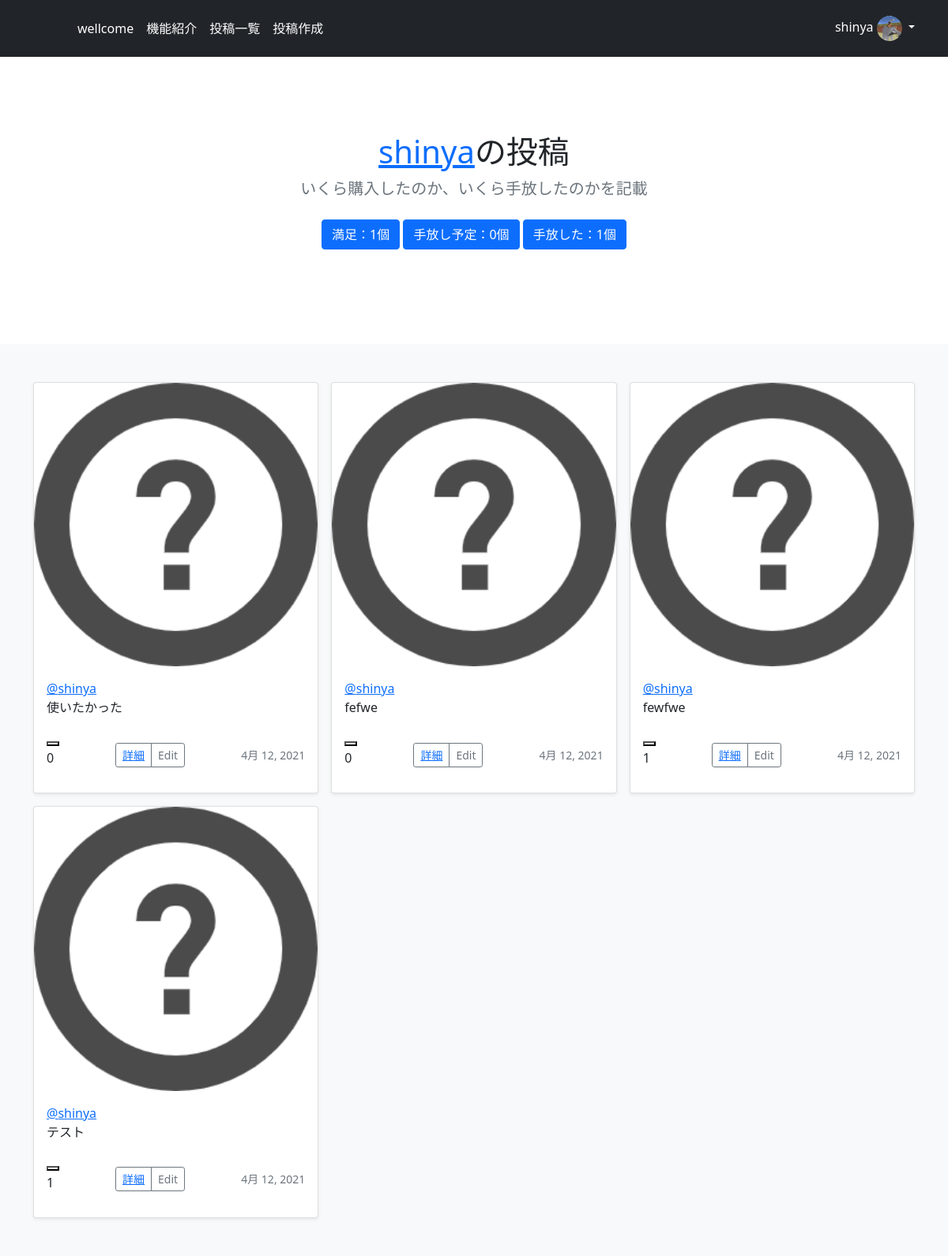
Before: /user_posts/1 (signed in) with the older database file.
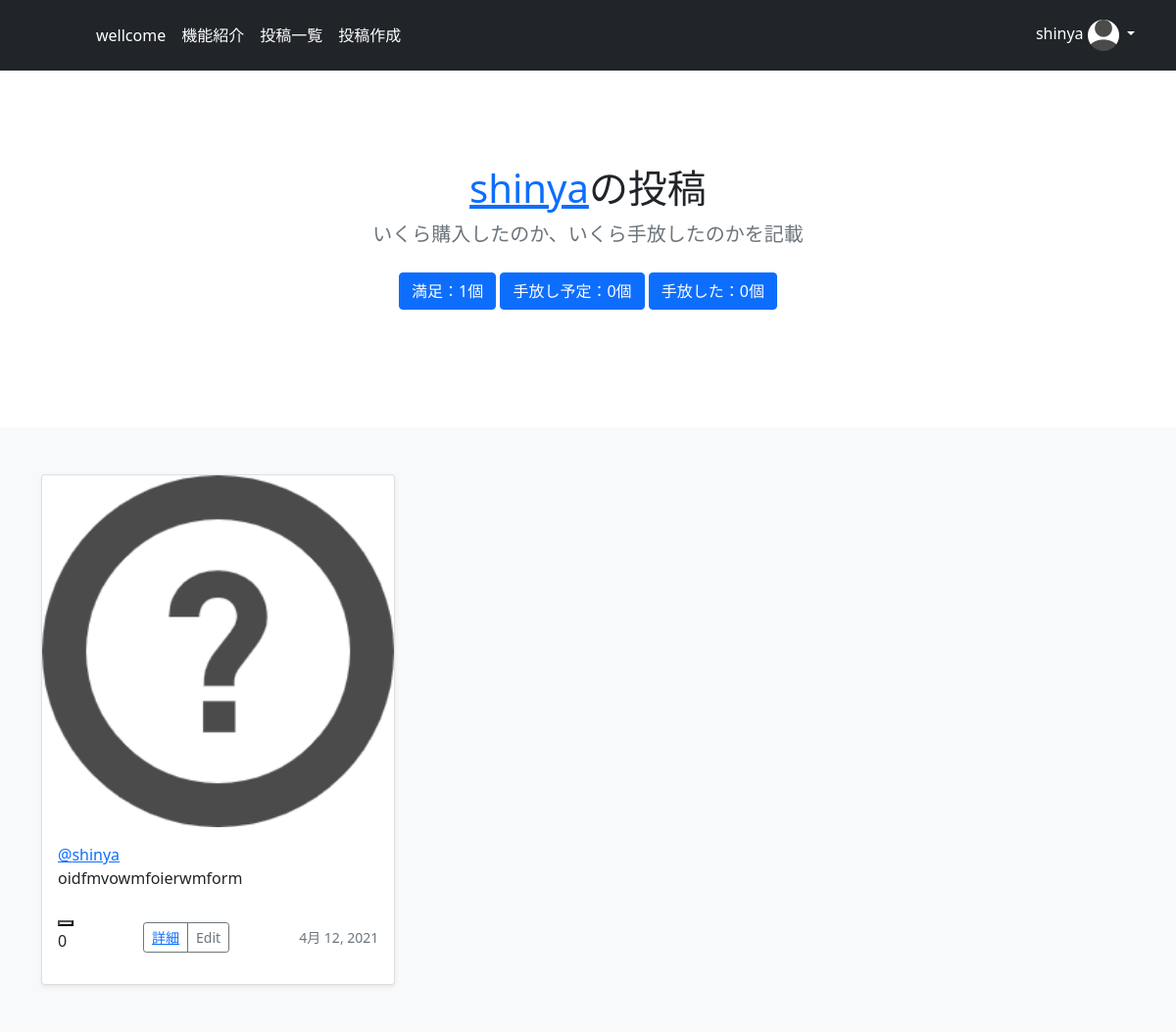
After: the same page with the newer database file.
### minimal/models.py (models this page shows, shortened)
class CustomUser(AbstractUser):
    image = models.ImageField(upload_to='', blank=True, null=True, verbose_name='プロフィール画像', default='default_user_icon.jpeg')

class MinimalModel(models.Model):
    title = models.CharField(max_length=100)
    author = models.ForeignKey(get_user_model(), on_delete=models.CASCADE)
    buy_reason = models.TextField()
    sell_reason = models.TextField(null=True, blank=True)
    status = models.ForeignKey(ThingStatus, verbose_name='物の状況', on_delete=models.PROTECT)
    obj_image = models.ImageField(upload_to='', blank=True, null=True, default='default_thing_icon.png')
    buy_date = models.DateField()
    buy_price = models.IntegerField()
    sell_price = models.IntegerField(null=True, blank=True)
    nice_throw = models.IntegerField(null=True, blank=True)

### minimal/views.py (the view)
# urls.py: path('user_posts/<int:pk>', views.user_posts, name='user_posts'),
def user_posts(request, pk):
    context = user_posts_base(pk)
    return render(request, 'user_posts.html', context)

### minimal/views.py (called while the page is built)
def user_posts_base(pk):
    user = get_object_or_404(CustomUser, pk=pk)
    object_list = MinimalModel.objects.filter(author=user)
    satisfied_list = MinimalModel.objects.filter(author=user, status__name='満足')
    planed_list = MinimalModel.objects.filter(author=user, status__name='手放すかも')
    threw_list = MinimalModel.objects.filter(author=user, status__name='手放した')
    context = {
        'user': user,
        'object_list': object_list,
        'satisfied_list': satisfied_list,
        'planed_list': planed_list,
        'threw_list': threw_list,
    }
    return context

### templates/user_posts.html
{% extends 'base.html' %}
{% block header %}
  <section class="py-5 text-center container">
    <div class="row py-lg-5">
      <div class="col-lg-6 col-md-8 mx-auto">
        <h1 class="fw-light"><a href="{% url 'user_posts' user.id %}">{{ user.username }}</a>の投稿</h1>
        <p class="lead text-muted">いくら購入したのか、いくら手放したのかを記載</p>
        <p>
          <a href="{% url 'user_posts_satisfied' user.id %}" class="btn btn-primary my-2">満足：{{ satisfied_list.count }}個</a>
          <a href="{% url 'user_posts_planed' user.id %}" class="btn btn-primary my-2">手放し予定：{{ planed_list.count }}個</a>
          <a href="{% url 'user_posts_threw' user.id %}" class="btn btn-primary my-2">手放した：{{ threw_list.count }}個</a>
        </p>
      </div>
    </div>
  </section>
{% endblock header %}
{% block content %}
  <div class="album py-5 bg-light">
    <div class="container">
        <div class="row row-cols-1 row-cols-sm-2 row-cols-md-3 g-3">
    {% for object in object_list %}
    <div class="col">
          <div class="card shadow-sm">
            <img class="bd-placeholder-img card-img-top" width="100%" height="100%" src="{{ object.obj_image.url }}">
            <div class="card-body">
            <a href="{% url 'user_posts' object.author.id %}">@{{ object.author }}</a>
              <p class="card-text">{{ object.buy_reason }}</p>
              <div class="d-flex justify-content-between align-items-center">
              <div class="like-outer">
                    {% include 'like.html' %}
              </div>
                <div class="btn-group">
                  <button type="button" class="btn btn-sm btn-outline-secondary"><a href="{% url 'detail' object.pk %}">詳細</a></button>
                  <button type="button" class="btn btn-sm btn-outline-secondary">Edit</button>
                </div>
                <small class="text-muted">{{ object.buy_date }}</small>
              </div>
            </div>
          </div>
        </div>
    {% endfor %}
    </div>
{% endblock content %}

### templates/base.html (shortened to what this page needs)
{% load static %}
<!doctype html>
<html lang="ja">
  <head>
    <link href="https://cdn.jsdelivr.net/npm/bootstrap@5.0.0-beta1/dist/css/bootstrap.min.css" rel="stylesheet">
    {% block customcss %}
    <link href="{% static 'header.css' %}" rel="stylesheet">
    {% endblock customcss %}
  </head>
  <body>
    <header class="p-3 bg-dark text-white">
      <div class="container">
        <div class="d-flex flex-wrap align-items-center justify-content-center justify-content-lg-start">
          <a href="/" class="d-flex align-items-center mb-2 mb-lg-0 text-white text-decoration-none">
          <svg class="bi me-2" width="40" height="32"><use xlink:href="#bootstrap"/></svg>
          </a>
          <ul class="nav col-12 col-lg-auto me-lg-auto mb-2 justify-content-center mb-md-0">
            <li><a href="{% url 'index' %}" class="nav-link px-2 text-white">wellcome</a></li>
            <li><a href="#" class="nav-link px-2 text-white">機能紹介</a></li>
            <li><a href="{% url 'list' %}" class="nav-link px-2 text-white">投稿一覧</a></li>
            {% if request.user.is_authenticated %}
            <li><a href="{% url 'create' %}" class="nav-link px-2 text-white">投稿作成</a></li>
            {% endif %}
          </ul>
      {% if request.user.is_authenticated %}
          <div class="dropdown text-end">
            <a href="#" class="d-block link-dark text-decoration-none dropdown-toggle" id="dropdownUser1" data-bs-toggle="dropdown" aria-expanded="false">
            {{ request.user }}
            <img src="{{ request.user.image.url }}" alt="mdo" width="32" height="32" class="rounded-circle">
            </a>
          </div>
      {% else %}
          <div class="text-end">
            <a href="{% url 'login' %}"><button type="button" class="btn btn-outline-light me-2">Login</button></a>
            <a href="{% url 'signup' %}"><button type="button" class="btn btn-warning">Sign-up</button></a>
          </div>
      {% endif %}
        </div>
      </div>
    </header>
    {% block header %}
    {% endblock header %}
    {% block content %}
    {% endblock content %}
</body>

### templates/like.html (shortened to what this page needs)
{% if user.is_authenticated %}
<form action="{% url 'like' %}" method="POST">
    {% if object.id in liked_list %}
        <button id="like" name="{{ object.id }}"><i class="fas fa-lg fa-heart like-red"></i></button>
    {% else %}
        <button id="like" name="{{ object.id }}"></button>
    {% endif %}
</form>
<p name="{{ object.id }}-count" class="count"> {{ object.like_set.count }} </p>
{% else %}
<p id="like" name="{{ object.id }}"><i class="fas fa-lg fa-heart like-red"></i>アイコンを挿入</p>
<p name="{{ object.id }}-count" class="count"> {{ object.like_set.count }} </p>
{% endif %}

Changed rows visible on the page:
removed MinimalModel: obj_image (placeholder picture), author "shinya", buy_reason "使いたかった", like_set.count "0", buy_date "4月 12, 2021"
removed MinimalModel: obj_image (placeholder picture), author "shinya", buy_reason "fefwe", like_set.count "0", buy_date "4月 12, 2021"
removed MinimalModel: obj_image (placeholder picture), author "shinya", buy_reason "fewfwe", like_set.count "1", buy_date "4月 12, 2021"
removed MinimalModel: obj_image (placeholder picture), author "shinya", buy_reason "テスト", like_set.count "1", buy_date "4月 12, 2021"
changed CustomUser "shinya": user.image: picture removed, a placeholder shows
added MinimalModel: obj_image (placeholder picture), author "shinya", buy_reason "oidfmvowmfoierwmform", like_set.count "0", buy_date "4月 12, 2021"
Other visible differences:
{{ threw_list.count }}: "1" → "0"
